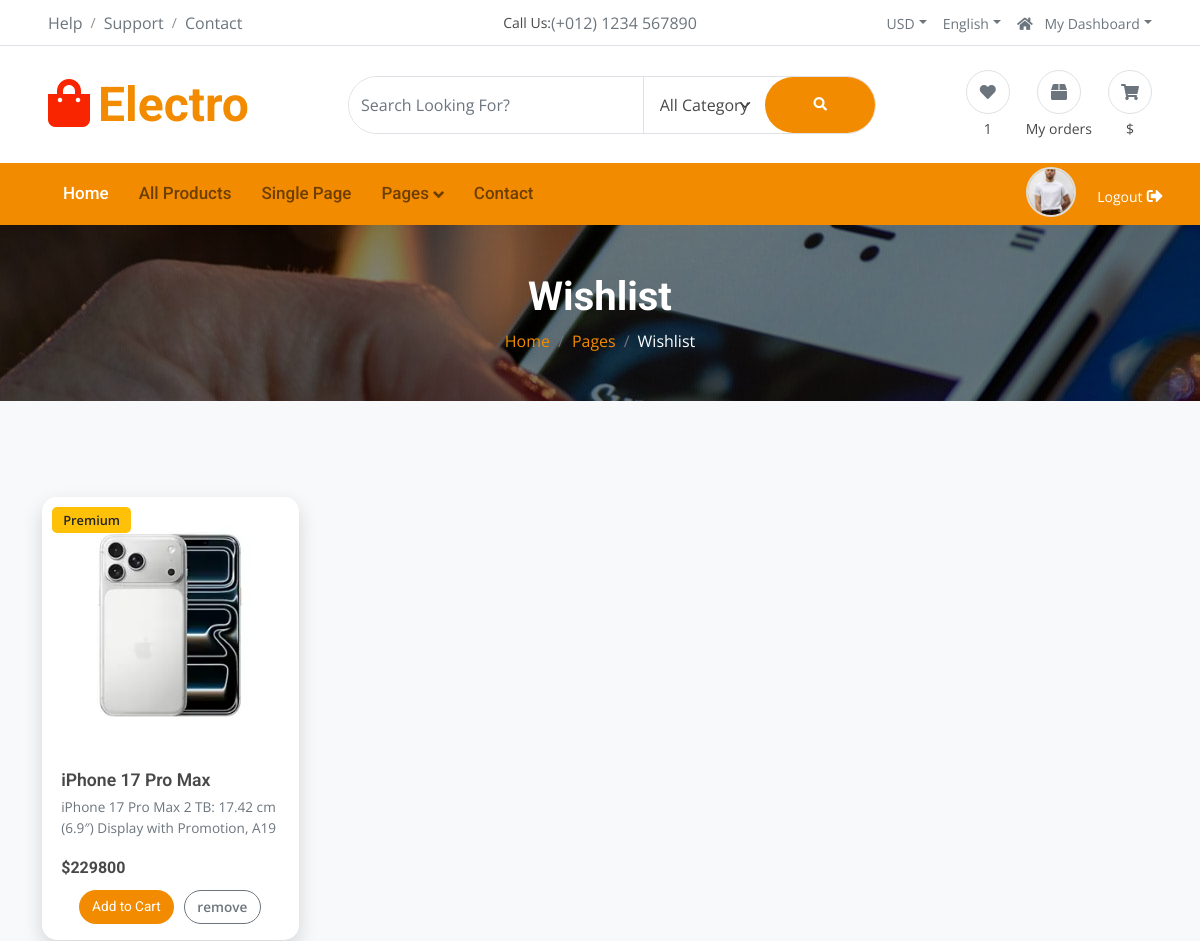
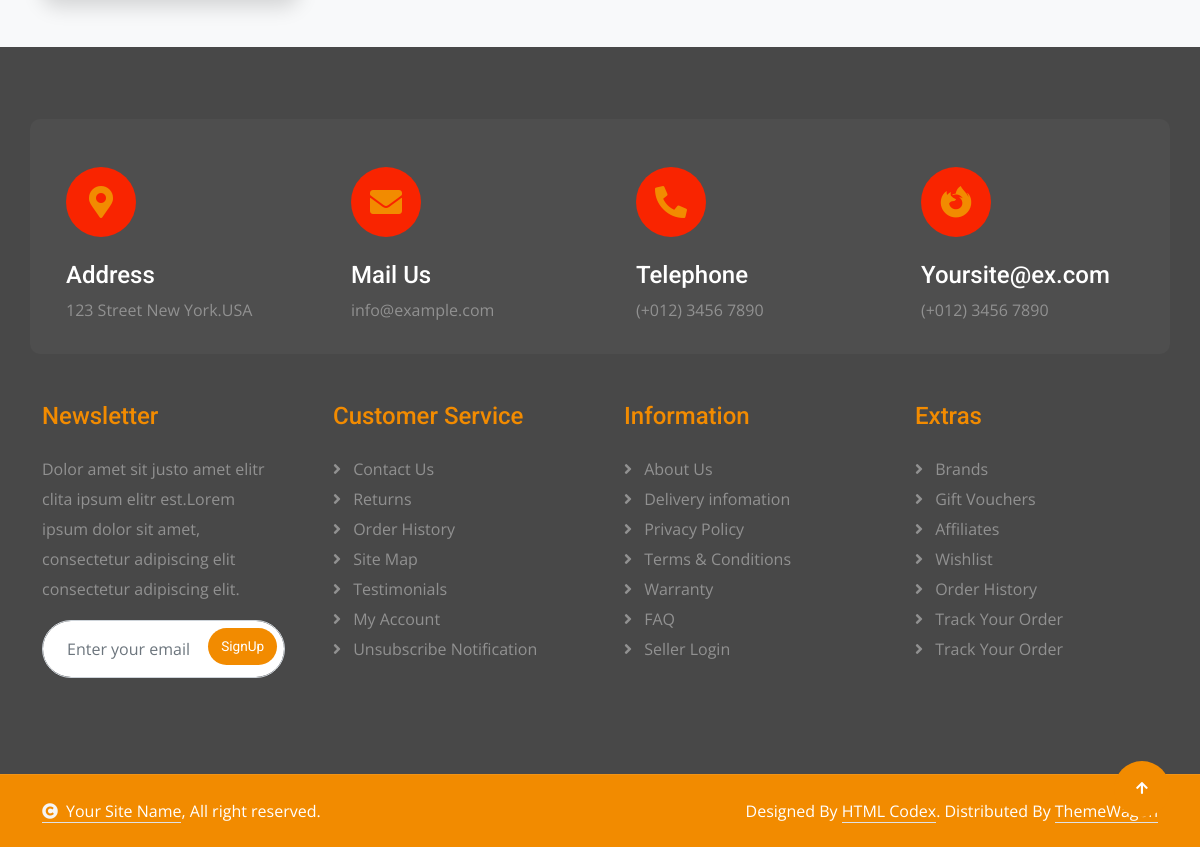
/wishlist/ (signed in), run on the app's committed database (2 pictures, top to bottom).
### myapp/models.py (models this page shows, shortened)
class Wishlist(models.Model):
    user=models.ForeignKey(User,on_delete=models.CASCADE)
    product=models.ForeignKey(Product,on_delete=models.CASCADE)
    date=models.DateTimeField(default=timezone.now)

class Product(models.Model):
    chategory=(
        ("Laptop","Laptop"),
        ("Mobile","Mobile"),
        ("Headphones","Headphones"),
        ("Smart Watch","Smart Watch"),
    )
    seller=models.ForeignKey(User,on_delete=models.CASCADE)
    Product_category=models.CharField(max_length=100,choices=chategory)
    Product_name=models.CharField(max_length=100)
    Product_price=models.PositiveIntegerField()
    Product_desc=models.TextField()
    Product_image=models.ImageField(upload_to='product_images/')

### myapp/views.py (the view)
# urls.py: path('wishlist/',views.wishlist,name='wishlist'),
def wishlist(request):
    user=User.objects.get(email=request.session['email'])
    wishlist_items=Wishlist.objects.filter(user=user)
    request.session['wishlist_count']=len(wishlist_items)
    return render(request,'wishlist.html',{'wishlist_items':wishlist_items})

### myapp/templates/wishlist.html (shortened to what this page needs)
{% extends 'header.html' %}
{% load static %}
{% block content %}
<!DOCTYPE html>
<html lang="en">
<head>
</head>
<body>
    <div class="container-fluid page-header py-5">
        <h1 class="text-center text-white display-6 wow fadeInUp" data-wow-delay="0.1s">Wishlist</h1>
        <ol class="breadcrumb justify-content-center mb-0 wow fadeInUp" data-wow-delay="0.3s">
            <li class="breadcrumb-item"><a href="#">Home</a></li>
            <li class="breadcrumb-item"><a href="#">Pages</a></li>
            <li class="breadcrumb-item active text-white">Wishlist</li>
        </ol>
    </div>
<section class="products-section py-5">
    <div class="container">
        <div class="products-grid">
            {% for i in wishlist_items %}
            <div class="product-card wow">
                    <div class="product-img">
                        <img src="{{ i.product.Product_image.url }}" alt="{{ i.product.Product_name }}">
                        <span class="badge">Premium</span>
                    </div>
                    <div class="product-body">
                        <h5 class="product-name">{{ i.product.Product_name }}</h5>
                        <p class="product-desc">{{ i.product.Product_desc }}</p>
                        <h6 class="product-price">${{ i.product.Product_price }}</h6>
                        {% if request.session.email %}
                        <div class="product-buttons">
                            {% if cart_flag == False %}
                                <a href="{% url 'add_to_cart' pid=i.product.id %}" class="btn btn-primary">Add to Cart</a>
                            {% else %}
                                <a href="{% url 'add_to_cart' pid=i.product.id %}" class="btn btn-primary">Add to Cart</a>
                            {% endif %}
                            {% if wishlist_flag == False %}
                                <a href="{% url 'add_to_wishlist' pid=i.product.id %}" class="btn btn-outline-secondary">
                                    Wishlist
                                </a>
                            {% else %}
                                <a href="{% url 'remove_from_wishlist' pid=i.product.id %}" class="btn btn-outline-secondary">
                                    remove
                                </a>
                            {% endif %}
                        </div>
                        {% else %}
                        <div class="product-buttons">
                            <a href="{% url 'login' %}" class="btn btn-primary">Login</a>
                        </div>
                        {% endif %}
                    </div>
                </div>
            {% empty %}
            <p class="text-center">No products available.</p>
            {% endfor %}
        </div>
    </div>
</section>
</body>
</html>
{% endblock %}

### myapp/static/css/style.css (style rules this page uses)
.btn { font-weight: 600; transition: .5s; }
.btn.btn-primary { background: var(--bs-primary) !important; color: var(--bs-white) !important; font-family: 'Roboto', sans-serif; font-weight: 400; transition: 0.5s; }
.page-header { position: relative; padding: 100px 0; background: linear-gradient(rgba(0, 0, 0, 0.5), rgba(0, 0, 0, 0.5)), url(../img/carousel-1.jpg); background-position: center top; background-repeat: no-repeat; background-attachment: fixed; }

### myapp/templates/header.html (style rules this page uses)
.products-section { background-color: #f8f9fa; }
.products-grid { display: grid; grid-template-columns: repeat(4, 1fr); gap: 30px; }
.product-card { background: #fff; border-radius: 15px; overflow: hidden; box-shadow: 0 8px 20px rgba(0, 0, 0, 0.15); transition: transform 0.3s, box-shadow 0.3s; opacity: 0; transform: translateY(40px); animation: fadeInUp 0.6s forwards; }
.product-img { position: relative; overflow: hidden; }
.product-img img { width: 100%; transition: transform 0.3s; }
.product-card .badge { position: absolute; top: 10px; left: 10px; background-color: #ffc107; color: #212529; padding: 0.4rem 0.7rem; border-radius: 5px; font-size: 0.8rem; font-weight: 600; }
.product-body { padding: 1rem 1.2rem; }
.product-name { font-size: 1.1rem; font-weight: 600; margin-bottom: 0.4rem; }
.product-desc { font-size: 0.85rem; color: #6c757d; height: 45px; overflow: hidden; }
.product-price { font-size: 1rem; font-weight: 700; margin-bottom: 0.8rem; }
.product-buttons { display: flex; justify-content: center; gap: 10px; }
.btn { padding: 0.35rem 0.8rem; font-size: 0.85rem; border-radius: 50px; transition: all 0.3s; cursor: pointer; border: none; }
.btn-primary { background-color: #ffc107; color: #212529; }
.btn-outline-secondary { background-color: #fff; border: 1px solid #6c757d; color: #6c757d; }
.wow { animation: fadeInUp 0.7s ease forwards; }
.wow[data-wow-delay] { animation-delay: var(--wow-delay); }

### data on the page
Wishlist: product.Product_image (picture), product.Product_name "iPhone 17 Pro Max", product.Product_desc "iPhone 17 Pro Max 2 TB: 17.42 cm (6.9″) Display with Promotion, A19…", product.Product_price "229800"

### other printed values
{{ request.session.wishlist_count }} "1"
